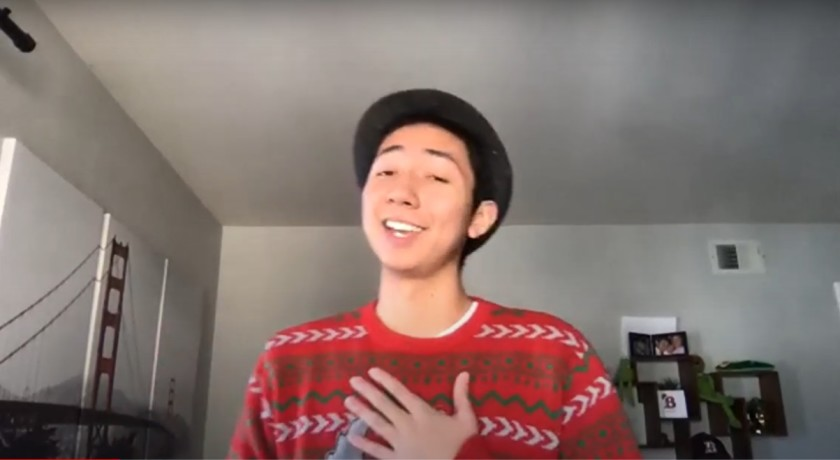
#> input picture ch.6/joseph.jpeg, 840 x 460 px
$ python masking.py --image joseph.jpeg
#> lines starting #> are read from the running program, lines starting #| are printed output that depends on the picture; after the words box and inside, x2 and y2 are one past the last pixel; in counts of white or black regions, pixels touching at a corner belong together
import numpy as np
import argparse
import cv2

parser = argparse.ArgumentParser()
parser.add_argument("--image", required = True, help = "path to image")
args = vars(parser.parse_args())

image = cv2.imread(args["image"])
#> image is the input picture: shape (460, 840, 3); mean B, G, R 109.4, 113.9, 132.2
cv2.imshow("Joseph Times Four", image)

print(f'image size {image.shape}')
#| image size (460, 840, 3)

mask = np.zeros(image.shape[:2], dtype = "uint8")
(centerX, centerY) = (image.shape[1] // 2, image.shape[0] // 2)
#> centerX = 420; centerY = 230
cv2.rectangle(mask, (centerX-250, centerY-300), (centerX, centerY), 255, -1)
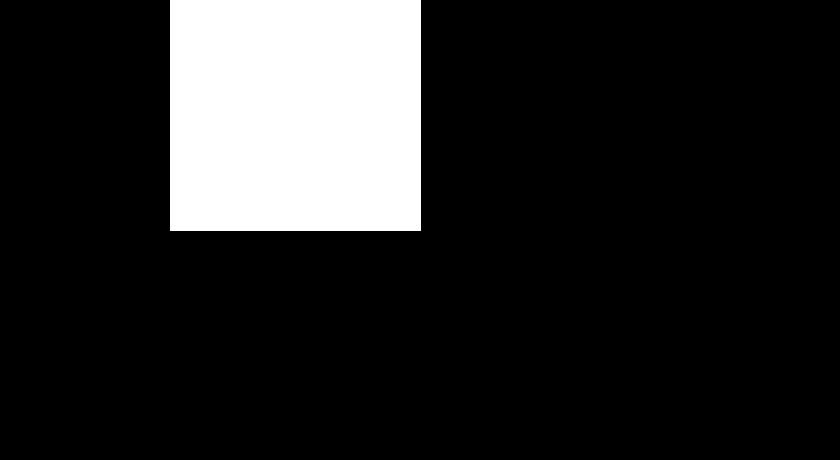
#> mask: shape (460, 840); 15% white; 1 white region, box (x1, y1, x2, y2) and area: (170, 0, 421, 231) 57981
cv2.imshow("Mask", mask)

masked_img = cv2.bitwise_and(image, image, mask=mask)
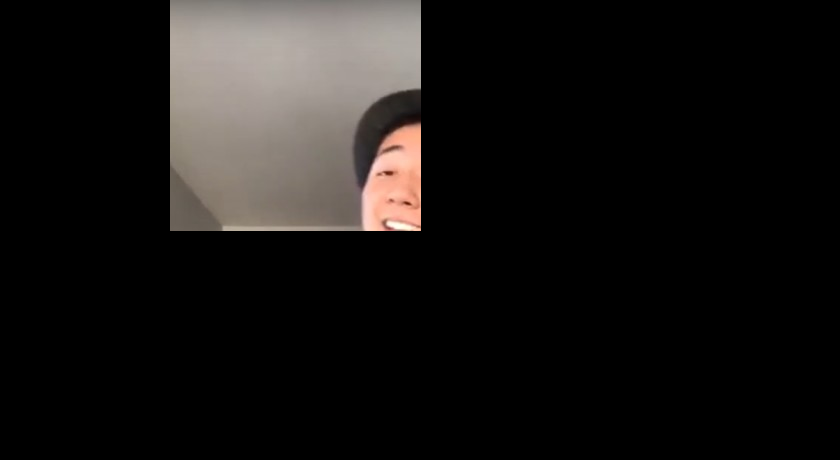
#> masked_img: shape (460, 840, 3); mean B, G, R 19.8, 21.1, 23.2
cv2.imshow("Masked Joseph", masked_img)

mask_circle = np.zeros(image.shape[:2], dtype = "uint8")
(centerX, centerY) = (image.shape[1] // 2, image.shape[0] // 2)
cv2.circle(mask_circle, (centerX-140, centerY-120), 200, 255, -1)
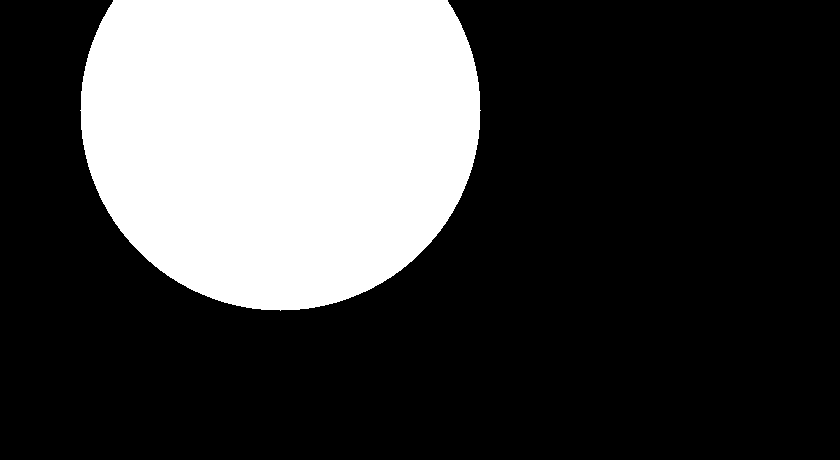
#> mask_circle: shape (460, 840); 27.1% white; 1 white region, box (x1, y1, x2, y2) and area: (80, 0, 481, 311) 104643
cv2.imshow("Mask", mask)

masked_img2 = cv2.bitwise_and(image, image, mask=mask_circle)
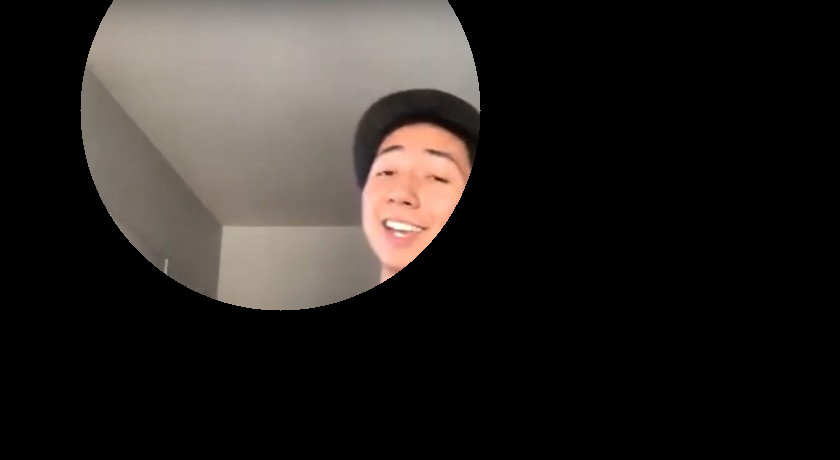
#> masked_img2: shape (460, 840, 3); mean B, G, R 34.5, 37.2, 41.4
cv2.imshow("Masked Joseph", masked_img2)

cv2.waitKey(0)
